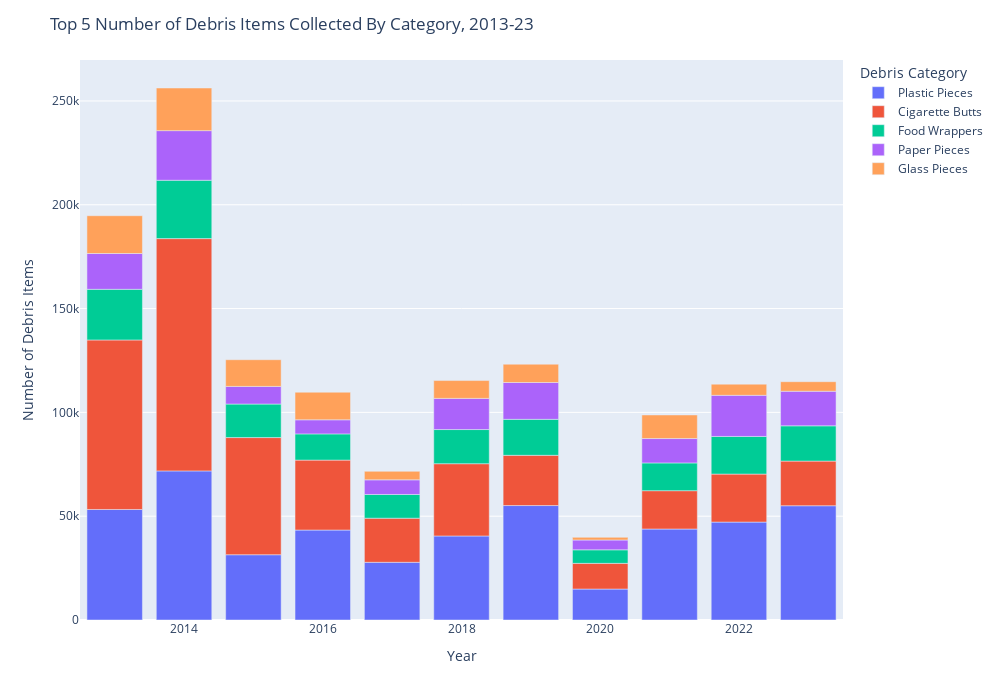

Notebook source saved alongside this figure:
### Markdown cell above
The bar graph above shows the number of items cleaned up in the years 2013-2023 by category. You can click on the Item Category squares to the right to exclude/include categories in the graph.


## Top 5 Trash Categories
Below is the same bar plot as above but only the top 5 trash categories.

### Code cell
# Top 5 items over the years
fig = graph_maker.annual_total_bar(item_nbr=5)
fig.show()

### Figure 1 — Plotly figure (JSON) as saved in the notebook; plotly's stock layout.template omitted (floating-point values rounded to 4 significant figures)
{"data": [{"alignmentgroup": "True", "hovertemplate": "variable=Plastic Pieces<br>index=%{x}<br>value=%{y}<extra></extra>", "legendgroup": "Plastic Pieces", "marker": {"color": "#636efa", "pattern": {"shape": ""}}, "name": "Plastic Pieces", "offsetgroup": "Plastic Pieces", "orientation": "v", "showlegend": true, "textposition": "auto", "type": "bar", "x": [2013, 2014, 2015, 2016, 2017, 2018, 2019, 2020, 2021, 2022, 2023], "xaxis": "x", "y": [53236, 71803, 31440, 43322, 27790.0, 40469, 55116, 14907, 43820, 47164, 55038], "yaxis": "y"}, {"alignmentgroup": "True", "hovertemplate": "variable=Cigarette Butts<br>index=%{x}<br>value=%{y}<extra></extra>", "legendgroup": "Cigarette Butts", "marker": {"color": "#EF553B", "pattern": {"shape": ""}}, "name": "Cigarette Butts", "offsetgroup": "Cigarette Butts", "orientation": "v", "showlegend": true, "textposition": "auto", "type": "bar", "x": [2013, 2014, 2015, 2016, 2017, 2018, 2019, 2020, 2021, 2022, 2023], "xaxis": "x", "y": [81642, 111884, 56423, 33684, 21251, 34815, 24202, 12380, 18464, 23115, 21498], "yaxis": "y"}, {"alignmentgroup": "True", "hovertemplate": "variable=Food Wrappers<br>index=%{x}<br>value=%{y}<extra></extra>", "legendgroup": "Food Wrappers", "marker": {"color": "#00cc96", "pattern": {"shape": ""}}, "name": "Food Wrappers", "offsetgroup": "Food Wrappers", "orientation": "v", "showlegend": true, "textposition": "auto", "type": "bar", "x": [2013, 2014, 2015, 2016, 2017, 2018, 2019, 2020, 2021, 2022, 2023], "xaxis": "x", "y": [24397, 28110, 16142, 12632, 11425, 16437, 17333, 6513, 13373, 18128, 16988], "yaxis": "y"}, {"alignmentgroup": "True", "hovertemplate": "variable=Paper Pieces<br>index=%{x}<br>value=%{y}<extra></extra>", "legendgroup": "Paper Pieces", "marker": {"color": "#ab63fa", "pattern": {"shape": ""}}, "name": "Paper Pieces", "offsetgroup": "Paper Pieces", "orientation": "v", "showlegend": true, "textposition": "auto", "type": "bar", "x": [2013, 2014, 2015, 2016, 2017, 2018, 2019, 2020, 2021, 2022, 2023], "xaxis": "x", "y": [17242, 23901, 8493, 6783, 7043, 15017, 17738, 4727, 11733, 19817, 16650], "yaxis": "y"}, {"alignmentgroup": "True", "hovertemplate": "variable=Glass Pieces<br>index=%{x}<br>value=%{y}<extra></extra>", "legendgroup": "Glass Pieces", "marker": {"color": "#FFA15A", "pattern": {"shape": ""}}, "name": "Glass Pieces", "offsetgroup": "Glass Pieces", "orientation": "v", "showlegend": true, "textposition": "auto", "type": "bar", "x": [2013, 2014, 2015, 2016, 2017, 2018, 2019, 2020, 2021, 2022, 2023], "xaxis": "x", "y": [18196, 20532, 12865, 13290, 4103, 8584, 8823, 1288, 11356, 5369, 4605], "yaxis": "y"}], "layout": {"autosize": false, "barmode": "relative", "height": 700, "legend": {"title": {"text": "Debris Category"}, "tracegroupgap": 0}, "margin": {"t": 60}, "title": {"text": "Top 5 Number of Debris Items Collected By Category, 2013-23"}, "width": 1000, "xaxis": {"anchor": "y", "autorange": true, "domain": [0, 1], "range": [2012.0, 2024.0], "title": {"text": "Year"}, "type": "linear"}, "yaxis": {"anchor": "x", "autorange": true, "domain": [0, 1], "range": [0, 269700.0], "title": {"text": "Number of Debris Items"}, "type": "linear"}}}
